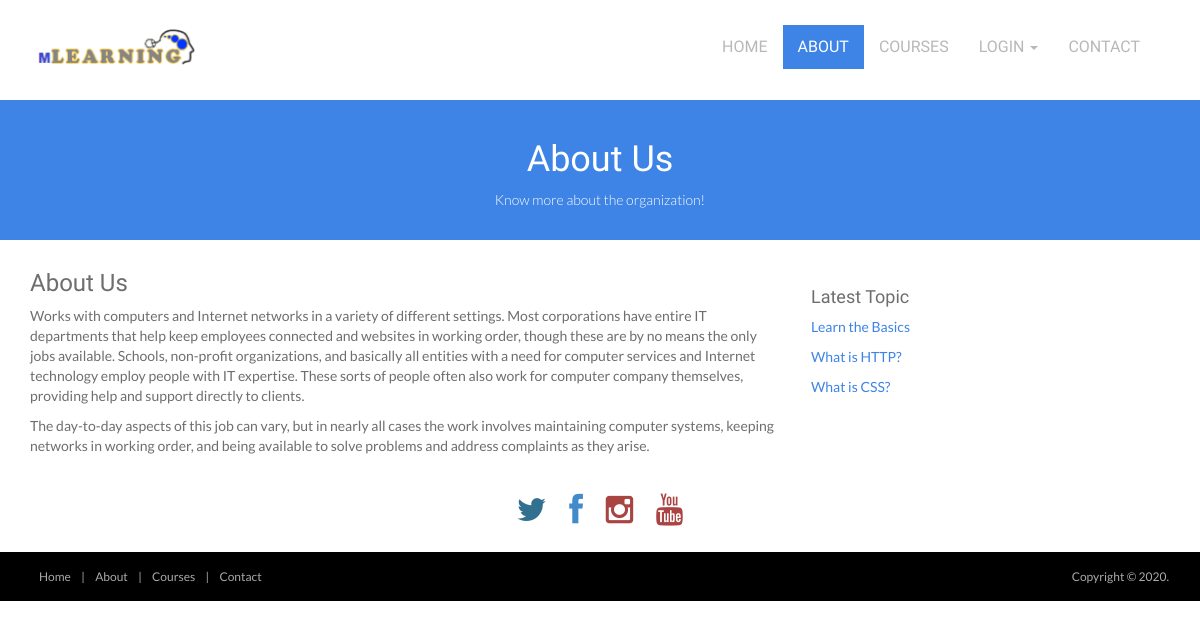
The app's page /pages/about.php with its own data.
### tables this page shows
CREATE TABLE IF NOT EXISTS `tbl_topic` (
  `topic_Id` int(11) NOT NULL auto_increment,
  `title` varchar(255) default NULL,
  `content` text,
  `datetime_posted` timestamp NULL default NULL,
  `cat_Id` int(11) default NULL,
  PRIMARY KEY  (`topic_Id`)
);

### pages/about.php (the view, shortened to what this page needs)
<!DOCTYPE html>
<html lang="en">
<head>
	<link rel="stylesheet" href="../css/bootstrap.min.css">
	<link rel="stylesheet" href="../css/font-awesome.min.css">
	<link rel="stylesheet" href="../css/bootstrap-theme.css" media="screen">
	<link rel="stylesheet" href="../css/style.css">
    <link rel='stylesheet' id='camera-css'  href='../css/camera.css' type='text/css' media='all'>
</head>
<body>
	<div class="navbar navbar-inverse">
		<div class="container">
			<div class="navbar-header">
				<a class="navbar-brand" href="../index.php">
					<img src="../images/logo.png" alt="Techro HTML5 template"></a>
			</div>
			<div class="navbar-collapse collapse">
				<ul class="nav navbar-nav pull-right mainNav">
					<li ><a href="../index.php">Home</a></li>
					<li class="active"><a href="about.php">About</a></li>
					<li><a href="courses.php">Courses</a></li>
					<li class="dropdown">
						<a href="#" class="dropdown-toggle" data-toggle="dropdown">Login <b class="caret"></b></a>
					</li>
					<li><a href="contact.php">Contact</a></li>
				</ul>
			</div>
		</div>
	</div>
	<header id="head" class="secondary">
            <div class="container">
                    <h1>About Us</h1>
                    <p>Know more about the organization!</p>
                </div>
    </header>
    <section class="container">
        <div class="row">
            <section class="col-sm-8 maincontent">
                <h3>About Us</h3>
                <p>
                    Works with computers and Internet networks in a variety of different settings.
                    Most corporations have entire IT departments that help keep employees connected and websites in working order, though these are by no means the only jobs available. Schools, non-profit organizations, and basically all entities with a need for computer services and Internet technology employ people with IT expertise.
                    These sorts of people often also work for computer company themselves, providing help and support directly to clients.
                </p>
                <p>The day-to-day aspects of this job can vary, but in nearly all cases the work involves maintaining computer systems, keeping networks in working order, and being available to solve problems and address complaints as they arise.</p>
                            </section>
            <aside class="col-sm-4 sidebar sidebar-right">
                <div class="panel">
                    <h4>Latest Topic</h4>
                    <?php
                                        include "../functions/connect.php";
                                        $sql = "SELECT *  FROM `tbl_topic`";
                                        $run = mysqli_query($con, $sql) or die(mysqli_error($con));
                                        while($row=mysqli_fetch_assoc($run)){
                                            $title = $row['title'];
                                            ?>
                   <ul class="list-unstyled list-spaces">
                        <li><a href="../functions/alert.php"><?php echo ucfirst($title);?></a><br>
                        </li>
                      <?php
                        }
                      ?>
                    </ul>
                </div>
            </aside>
        </div>
    </section>
			<div class="social text-center">
					<a href="#"><i class="fa fa-twitter text-info"></i></a>
					<a href="#"><i class="fa fa-facebook text-primary"></i></a>
					<a href="#"><i class="fa fa-instagram text-danger"></i></a>
					<a href="#"><i class="fa fa-youtube text-danger"></i></a>
			</div>
		<div class="footer2">
			<div class="container">
				<div class="row">
					<div class="col-md-6 panel">
						<div class="panel-body">
							<p class="simplenav">
								<a href="../index.php">Home</a> |
								<a href="about.php">About</a> |
								<a href="courses.php">Courses</a> |
								<a href="contact.php">Contact</a>
							</p>
						</div>
					</div>
					<div class="col-md-6 panel">
						<div class="panel-body">
							<p class="text-right">
								Copyright &copy; 2020.
							</p>
						</div>
					</div>
				</div>
			</div>
		</div>
</body>
</html>

### css/style.css (style rules this page uses)
body { font-family: "Lato", sans-serif; font-weight: normal; color: #6e6e6e; }
h1, h2, h3, h4, h5, h6 { font-weight: normal; font-family: "Oswald", sans-serif; }
h1, .h1, h2, .h2, h3, .h3 { margin-top: 30px; }
a { color: #3d84e6; }
.navbar-nav > li > a { padding-top: 12px; padding-bottom: 12px; font-family: "Oswald", sans-serif; font-weight: 400 !important; }
.navbar-inverse .navbar-brand img { width: 171px; }
#head { background-size: cover; height: 600px; text-align: center; color: white; font-weight: 300; position: relative; background-position-x: center; }
#head.secondary { height: 100px; min-height: 100px; padding-top: 0px; }
.panel { margin-bottom: 0px; background-color: transparent; border: 1px solid transparent; border-radius: 0px; -webkit-box-shadow: none; box-shadow: none; }
.panel-body { padding: 0px; }
ul, .list.custom-list ul { margin: 0 0 11px; list-style-type: none; padding-left: 10px; }
.navbar-inverse { background: #fff; margin: 0 auto; }
.navbar-inverse { border: none; }
.navbar-inverse .navbar-nav > li > a, .navbar-inverse .navbar-nav > .open ul > a { color: #b8b8b8; font-size: 16px; text-transform: uppercase; }
.navbar-inverse .navbar-nav > li > a:hover, .navbar-inverse .navbar-nav > li > a:focus, .navbar-inverse .navbar-nav > .open > a:hover, .navbar-inverse .navbar-nav > .open > a:focus, .navbar-inverse .navbar-nav > .active > a { background: #3d84e6; color: #fff !important; border-radius: 0px; }
.navbar-inverse .navbar-nav > li > a, .navbar-inverse .navbar-nav > .open ul > a { text-align: left; }
.navbar-inverse .navbar-nav > .active > a, .navbar-inverse .navbar-nav > .active > a:hover { color: #fff !important; border-radius: 0px; background: #3d84e6; }
ul.list-spaces li { margin-bottom: 10px; }
img { max-width: 100%; }
.sidebar { padding-top: 36px; padding-bottom: 30px; }
.sidebar .panel { margin-bottom: 20px; }
.social { margin: 20px 0; }
.social a { font-size: 32px; margin: 0 10px; color: #8c8c8c; }
.footer2 { background: #000; padding: 15px 0; color: #aaa; font-size: 12px; }
.footer2 a { color: #aaa; }
.footer2 p { margin: 0; }
#head.secondary { padding-top: 0px; background: #3d84e6; background-size: cover; text-align: center; padding: 10px 0; height: 140px; }
#head.secondary h1 { color: #fff; text-align: center; }
.footer2 a { padding: 4px 8px; }

### records on screen
tbl_topic: title "Learn the Basics"
tbl_topic: title "What is HTTP?"
tbl_topic: title "What is CSS?"
